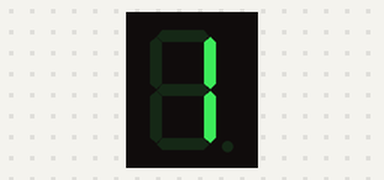
The sketch below on a simulated Arduino Uno, built with avr-gcc and run on an emulated ATmega328P. Parts: 1-digit seven-segment display. Wiring (inferred from the names in the program): 1-digit 7-segment display, segments lit when HIGH: segments pin 4, pin 5, pin 6, pin 7, pin 8, pin 9, pin 10. The segment pins are drawn as the display they are named for.

Above: at 0.1 s.
At 1.1 s:
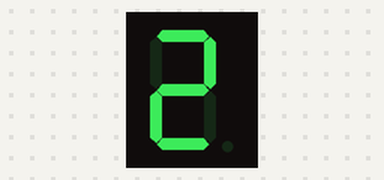
At 2.1 s:
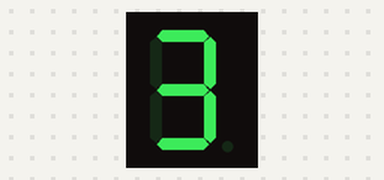
At 4.1 s:
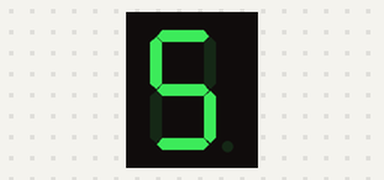
At 6.1 s:
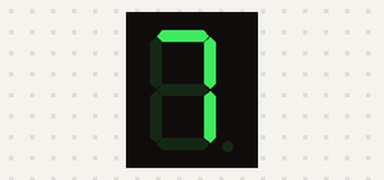
At 9.1 s:
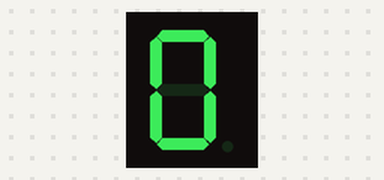

The sketch:

sevenSegDis.ino
```cpp
int a = 4;
int b = 5;
int c = 6;
int d = 7;
int e = 8;
int f = 9;
int g = 10;


void setup(){
  pinMode(a, OUTPUT);
  pinMode(b, OUTPUT);
  pinMode(c, OUTPUT);
  pinMode(d, OUTPUT);
  pinMode(e, OUTPUT);
  pinMode(f, OUTPUT);
  pinMode(g, OUTPUT);

}

void loop(){
    one();
    delay(1000);
    two();
    delay(1000);
    three();
    delay(1000);
    four();
    delay(1000);
    five();
    delay(1000);
    six();
    delay(1000);
    seven();
    delay(1000);
    eight();
    delay(1000);
    nine();
    delay(1000);
    zero();
    delay(1000);

}

void blank(){
  digitalWrite(a, LOW);
  digitalWrite(b, LOW);
  digitalWrite(c, LOW);
  digitalWrite(d, LOW);
  digitalWrite(e, LOW);
  digitalWrite(f, LOW);
  digitalWrite(g, LOW);
}

void one(){
  digitalWrite(a, LOW);
  digitalWrite(b, HIGH);
  digitalWrite(c, HIGH);
  digitalWrite(d, LOW);
  digitalWrite(e, LOW);
  digitalWrite(f, LOW);
  digitalWrite(g, LOW);
}

void two(){
  digitalWrite(a, HIGH);
  digitalWrite(b, HIGH);
  digitalWrite(c, LOW);
  digitalWrite(d, HIGH);
  digitalWrite(e, HIGH);
  digitalWrite(f, LOW);
  digitalWrite(g, HIGH);
}

void three(){
  digitalWrite(a, HIGH);
  digitalWrite(b, HIGH);
  digitalWrite(c, HIGH);
  digitalWrite(d, HIGH);
  digitalWrite(e, LOW);
  digitalWrite(f, LOW);
  digitalWrite(g, HIGH);
}

void four(){
  digitalWrite(a, LOW);
  digitalWrite(b, HIGH);
  digitalWrite(c, HIGH);
  digitalWrite(d, LOW);
  digitalWrite(e, LOW);
  digitalWrite(f, HIGH);
  digitalWrite(g, HIGH);
}

void five(){
  digitalWrite(a, HIGH);
  digitalWrite(b, LOW);
  digitalWrite(c, HIGH);
  digitalWrite(d, HIGH);
  digitalWrite(e, LOW);
  digitalWrite(f, HIGH);
  digitalWrite(g, HIGH);
}

void six(){
  digitalWrite(a, HIGH);
  digitalWrite(b, LOW);
  digitalWrite(c, HIGH);
  digitalWrite(d, HIGH);
  digitalWrite(e, HIGH);
  digitalWrite(f, HIGH);
  digitalWrite(g, HIGH);
}

void seven(){
  digitalWrite(a, HIGH);
  digitalWrite(b, HIGH);
  digitalWrite(c, HIGH);
  digitalWrite(d, LOW);
  digitalWrite(e, LOW);
  digitalWrite(f, LOW);
  digitalWrite(g, LOW);
}

void eight(){
  digitalWrite(a, HIGH);
  digitalWrite(b, HIGH);
  digitalWrite(c, HIGH);
  digitalWrite(d, HIGH);
  digitalWrite(e, HIGH);
  digitalWrite(f, HIGH);
  digitalWrite(g, HIGH);
}

void nine(){
  digitalWrite(a, HIGH);
  digitalWrite(b, HIGH);
  digitalWrite(c, HIGH);
  digitalWrite(d, HIGH);
  digitalWrite(e, LOW);
  digitalWrite(f, HIGH);
  digitalWrite(g, HIGH);
}

void zero(){
  digitalWrite(a, HIGH);
  digitalWrite(b, HIGH);
  digitalWrite(c, HIGH);
  digitalWrite(d, HIGH);
  digitalWrite(e, HIGH);
  digitalWrite(f, HIGH);
  digitalWrite(g, LOW);
}
```

Measured:
- by itself, everything shown: repeats every 10.0 s, in 10 steps
- what the display in image 1 shows lasts 1.0 s, from 1.0 s to 2.0 s
